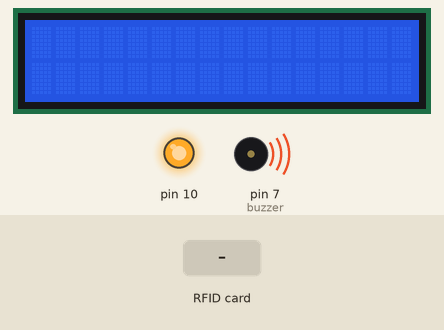
The sketch below on a simulated Arduino Uno, built with avr-gcc and run on an emulated ATmega328P. Parts: 16×2 character LCD, output pins drawn as LEDs (lit = HIGH), buzzer (waves = sounding, pin HIGH). The test bench sets the inputs (shaded band). WiFi joins after 1.5 s; servers stay silent unless stated; what the sketch prints to the serial monitor is not drawn.

Above: at 3.8 s.
3.9 s: RFID card 5E 7A 19 C4 held to the reader
At 4.24 s:
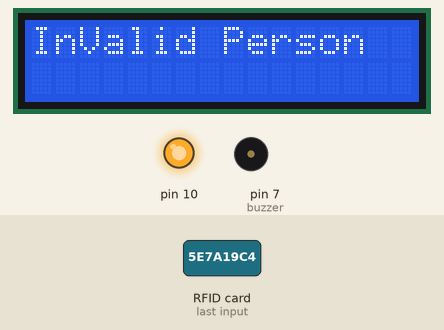
At 5.7 s:
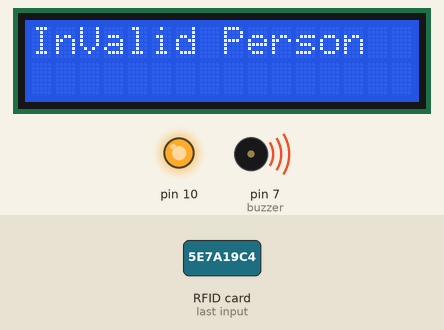
Timing chart, 0 to 7.2 s (numbered marks = the images above; inputs shaded):
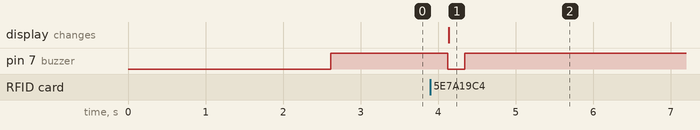

The sketch:

rfid_data_to_google_spreadsheet.ino
```cpp
/* Arduino Code which sends data to google spreadsheet */

#include<SPI.h>
#include<MFRC522.h>
#include <Ethernet.h>

#include <LiquidCrystal.h>
#define SS_PIN 4 //FOR RFID SS PIN BECASUSE WE ARE USING BOTH ETHERNET SHIELD AND RS-522
#define RST_PIN 9
#define No_Of_Card 3
const int rs =19 , en =18 , d4 = 17, d5 = 16, d6 = 15, d7 = 14;
LiquidCrystal lcd(rs, en, d4, d5, d6, d7);
byte mac[] = { 0x00, 0xAA, 0xBB, 0xCC, 0xDE, 0x02 };   //00:AA:BB:CC:DE:02
char server[] = "api.pushingbox.com";   //YOUR SERVER
IPAddress ip(192, 168, 43, 87);
EthernetClient client;
MFRC522 rfid(SS_PIN,RST_PIN);
MFRC522::MIFARE_Key key;
byte id[No_Of_Card][4]={
  {253,89,83,67},            //RFID NO-1
  {114,82,205,46},             //RFID NO-2
  {114,180,43,46}              //RFID NO-3
};
byte id_temp[3][3];
byte i;
int j=0;
int buzzer=7;


// the setup function runs once when you press reset or power the board
void setup(){
    Serial.begin(9600);
    lcd.begin(16, 2);
    pinMode(buzzer,OUTPUT);
    SPI.begin();
    rfid.PCD_Init();
    for(byte i=0;i<6;i++)
    {
      key.keyByte[i]=0xFF;
    }
    if (Ethernet.begin(mac) == 0) {
      Serial.println("Failed to configure Ethernet using DHCP");
      Ethernet.begin(mac, ip);
    }
    delay(1000);
    Serial.println("connecting...");
     }

// the loop function runs over and over again forever
void loop(){
  digitalWrite(buzzer,HIGH);
  lcd.setCursor(0, 0);
    int m=0;
    if(!rfid.PICC_IsNewCardPresent())
    return;
    if(!rfid.PICC_ReadCardSerial())
    return;
    for(i=0;i<4;i++)
    {
     id_temp[0][i]=rfid.uid.uidByte[i];
               delay(50);
    }
    digitalWrite(buzzer,LOW);
    delay(10);
     for(i=0;i<No_Of_Card;i++)
    {
            if(id[i][0]==id_temp[0][0])
            {
              if(id[i][1]==id_temp[0][1])
              {
                if(id[i][2]==id_temp[0][2])
                {
                  if(id[i][3]==id_temp[0][3])
                  {
                    Serial.print("your card no :");
                    lcd.write(1);

                    for(int s=0;s<4;s++)
                    {

                     Serial.print(rfid.uid.uidByte[s]);
                     lcd.print(rfid.uid.uidByte[s]);
                      Serial.print(" ");
                      lcd.print(" ");

                    }
                    Serial.println("\nValid Person");
                    lcd.setCursor(0, 1);
                                      lcd.print("\nValid Person");

                    Sending_To_spreadsheet();
                    j=0;

                              rfid.PICC_HaltA(); rfid.PCD_StopCrypto1();   return;
                  }
                }
              }
            }
     else
     {j++;
      if(j==No_Of_Card)
      {
        Serial.println("Invalid Person");
        lcd.clear();
      lcd.print("InValid Person");

        Sending_To_spreadsheet();
        j=0;
      }
     }
    }

       // Halt PICC
    rfid.PICC_HaltA();

    // Stop encryption on PCD
    rfid.PCD_StopCrypto1();

 }

 void Sending_To_spreadsheet()   //CONNECTING WITH MYSQL
 {
   if (client.connect(server, 80)) {
    Serial.println("connected");
    // Make a HTTP request:
    client.print("GET /pushingbox?devid=v37EE162D7B974EA&allowed_members=");     //YOUR URL
    if(j!=No_Of_Card)
    {
      client.print('1');
//      Serial.print('1');
    }
    else
    {
      client.print('0');
    }

    client.print("&Member_ID=");
    for(int s=0;s<4;s++)
                  {
                    client.print(rfid.uid.uidByte[s]);
                                  }
    client.print(" ");      //SPACE BEFORE HTTP/1.1
    client.print("HTTP/1.1");
    client.println();
    client.println("Host: api.pushingbox.com");
    client.println("Connection: close");
    client.println();
  } else {
    // if you didn't get a connection to the server:
    Serial.println("connection failed");
  }
 }
```

Measured:
- after the input at 3.9 s, pin 7 (buzzer): HIGH → LOW after 0.23 s, → HIGH 0.22 s later; the display: changes after 0.24 s (image 1)
